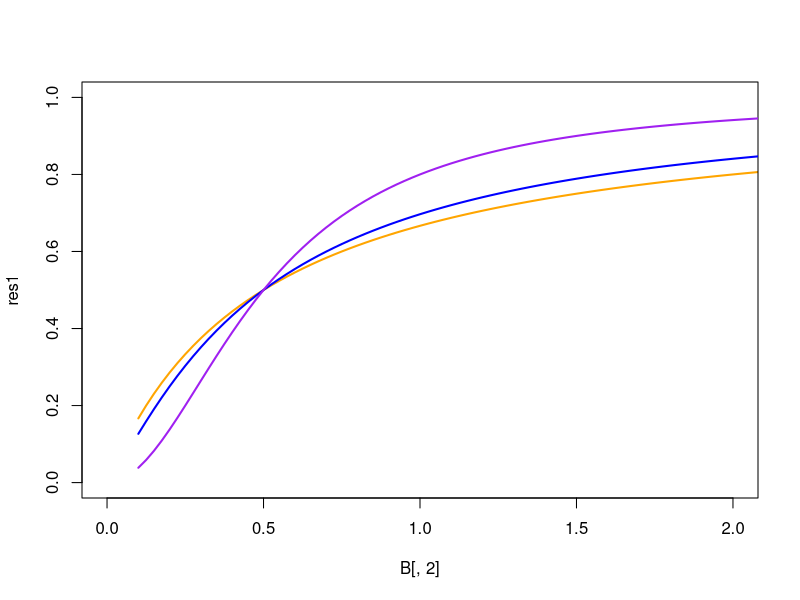
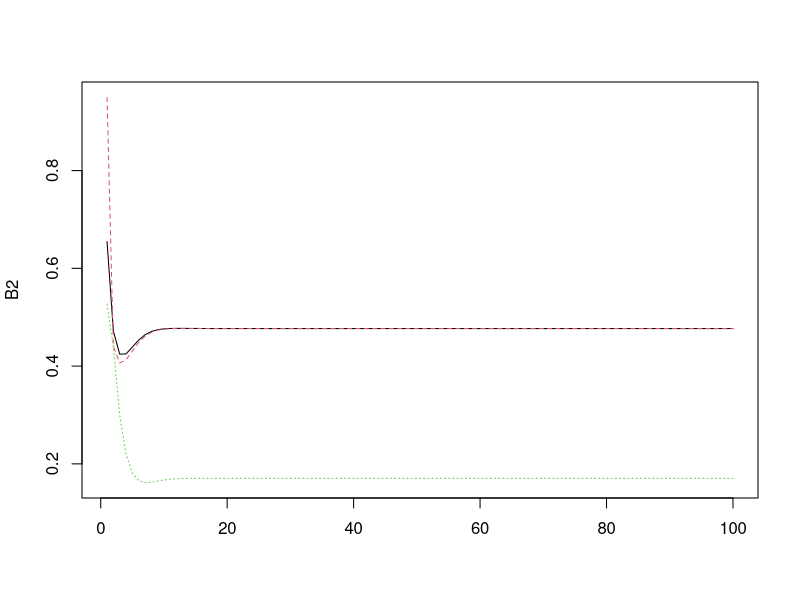
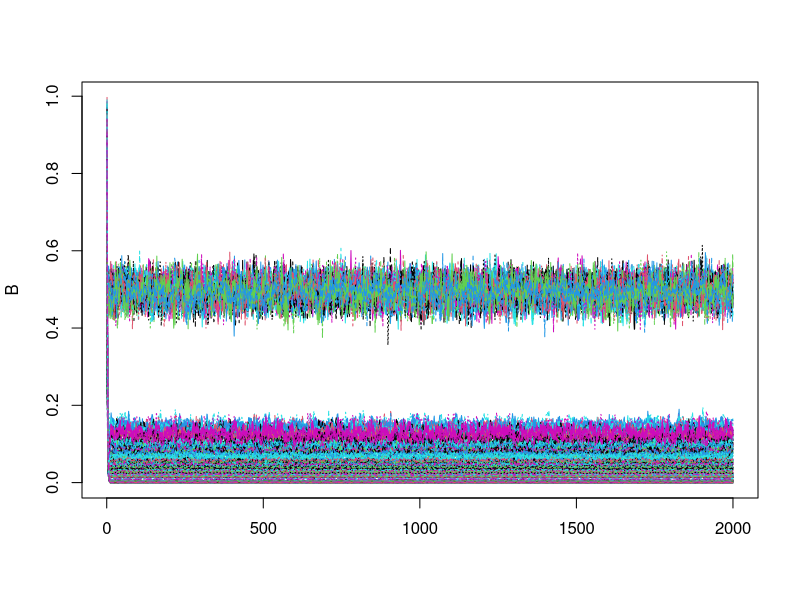
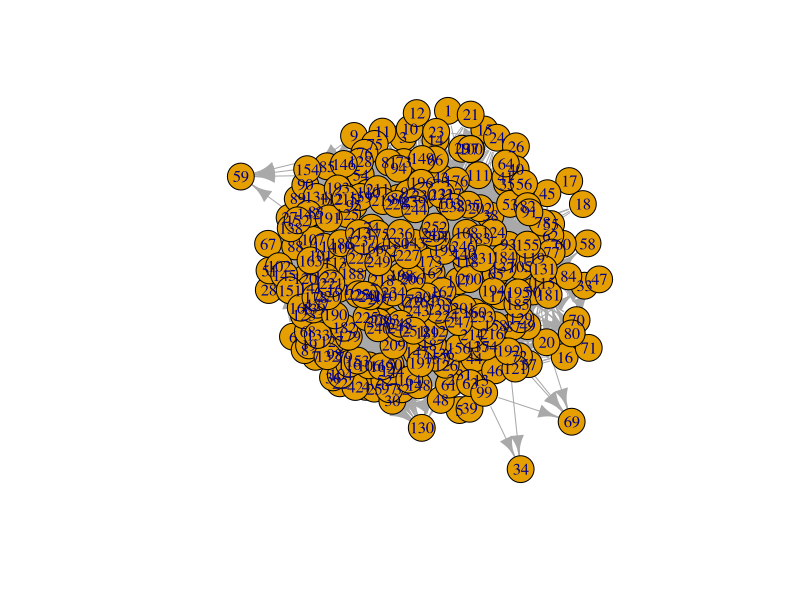

R code for these plots, in order:
# Predator prey growth model based on Romanuk et al 2009
library(igraph)

# growth (nonzero for basal spp only)
G.i <- function(r, B, K){return(r * B * (1 - (B/K)))}
# death
d.i <- function(x, B){return(x * B)}

# impact of the resource on the consumer
Fij <- function(B, amat, B.o, q){
  denom <- (amat %*% B)^(1+q) + B.o^(1+q)
  numer <- (t(apply(amat, 1, function(x){x * B})))^(1+q)
  return(apply(numer, 2, function(x){x/denom}))
}


# impact of the consumer on the resource
Fji <- function(B, amat, B.o, q){
  denom <- (amat %*% B)^(1+q) + B.o^(1+q)
  numer <- (t(apply(amat, 1, function(x){x * B})))^(1+q)
  apply(numer, 2, function(x){x/denom})
}

# Check functional response
B <- expand.grid(seq(.1, 5, .025), seq(.1, 5, .025))
m <- matrix(c(0,0,1,0), nrow = 2)

res1 <- c()
for(i in 1:nrow(B)){res1[i] <- (Fij(as.matrix(B)[i,], amat = m, .5, q = 0))[3]}
res2 <- c()
for(i in 1:nrow(B)){res2[i] <- (Fij(as.matrix(B)[i,], amat = m, .5, q = .2))[3]}
res3 <- c()
for(i in 1:nrow(B)){res3[i] <- (Fij(as.matrix(B)[i,], amat = m, .5, q = 1))[3]}

plot(res1~B[,2], typ = "l", col = "orange", lwd = 2, ylim = c(0,1), xlim = c(0,2), xpd = F)
points(res2~B[,2], typ = "l", col = "blue", lwd = 2, xpd = F)
points(res3~B[,2], typ = "l", col = "purple", lwd = 2, xpd = F)


# Function for change of biomass in one timestep
#amat is input as the adjacency matrix of the network
dBdt <- function(r.i, B.i, K.i, x.i, yij, amat, q, eij){
  growth <- G.i(r.i, B.i, K.i) 
  death <- d.i(x.i, B.i) 
  funct <- x.i * yij * Fij(B.i, t(amat), .5, q) %*% B.i - (x.i * yij * Fji(B.i, amat, .5, q) %*% B.i)/eij
  return(growth - death + funct)
}

# Parameters
r.i <- c(1,1,0) # initial abundances
K.i <- c(1,1,1) # carrying capacity
x.i <- c(.5, .5, .5)
yij <- .6
eij <- 1
q <- .2

# adjacency matrix
amat <- matrix(c(0, 0, 1, 0, 0, 1, 0, 0, 0), nrow = 3)
n.amat <- matrix(c(0, 0, 1, 0, 0, 0, 1, 0, 0, 0, 0, 1, 0, 0, 0, 0), nrow = 4)

B.i <- runif(3, .5, 1) # initial abundance
B2 <- matrix(B.i, nrow = 100, ncol = 3, byrow = T)
for(i in 2:100){
  r.i2 <- r.i#sapply(r.i, function(x){rnorm(1, x, .2)})
  B2[i,] <- B2[i-1,] + dBdt(r.i2, B.i = B2[i-1,], K.i, x.i, yij, t(amat), q, eij)
  B2[i,][B2[i,] < .1] <- 0
}
matplot(B2, type = "l")
#b.init <-colMeans(B)
#b.init.v <- apply(B, 2, sd)


niche.model<-function(S,C){
  new.mat<-matrix(0,nrow=S,ncol=S)
  ci<-vector()
  niche<-runif(S,0,1)
  r<-rbeta(S,1,((1/(2*C))-1))*niche
  
  for(i in 1:S){
    ci[i]<-runif(1,r[i]/2,niche[i])
  }
  
  r[which(niche==min(niche))]<-.00000001
  
  for(i in 1:S){
    
    for(j in 1:S){
      if(niche[j]>(ci[i]-(.5*r[i])) && niche[j]<(ci[i]+.5*r[i])){
        new.mat[j,i]<-1
      }
    }
  }
  
  new.mat<-new.mat[,order(apply(new.mat,2,sum))]
  return(new.mat)
}

S = 300
nm <- niche.model(S, .05)
r.i <- c()
r.i[colSums(nm) == 0] <- 1
r.i[colSums(nm) != 0] <- 0
r.i2 <- r.i

K.i <- rep(1, S) # carrying capacity
x.i <- rep(.5, S)
yij <- .6
eij <- 1
q <-  1
amat <- nm

B.i <- runif(S, .5, 1) # initial abundance
B <- matrix(B.i, nrow = 2000, ncol = S, byrow = T)
for(i in 2:2000){
  r.i2[colSums(nm) == 0] <- sapply(r.i[colSums(nm) == 0], function(x){rnorm(1, x, .1)})
  B[i,] <- B[i-1,] + dBdt(r.i2, B.i = B[i-1,], K.i, x.i, yij, amat, q, eij)
  B[i,][B[i,] < 10^-10] <- 0
}
matplot(B, type = "l")

which(B[100,] != 0)
length(which(B[100,] != 0))

apply(B, 2, function(x){sum(x == 0)})
plot(graph.adjacency(nm[which(B[100,] != 0),which(B[100,] != 0)]), layout = layout.kamada.kawai)
